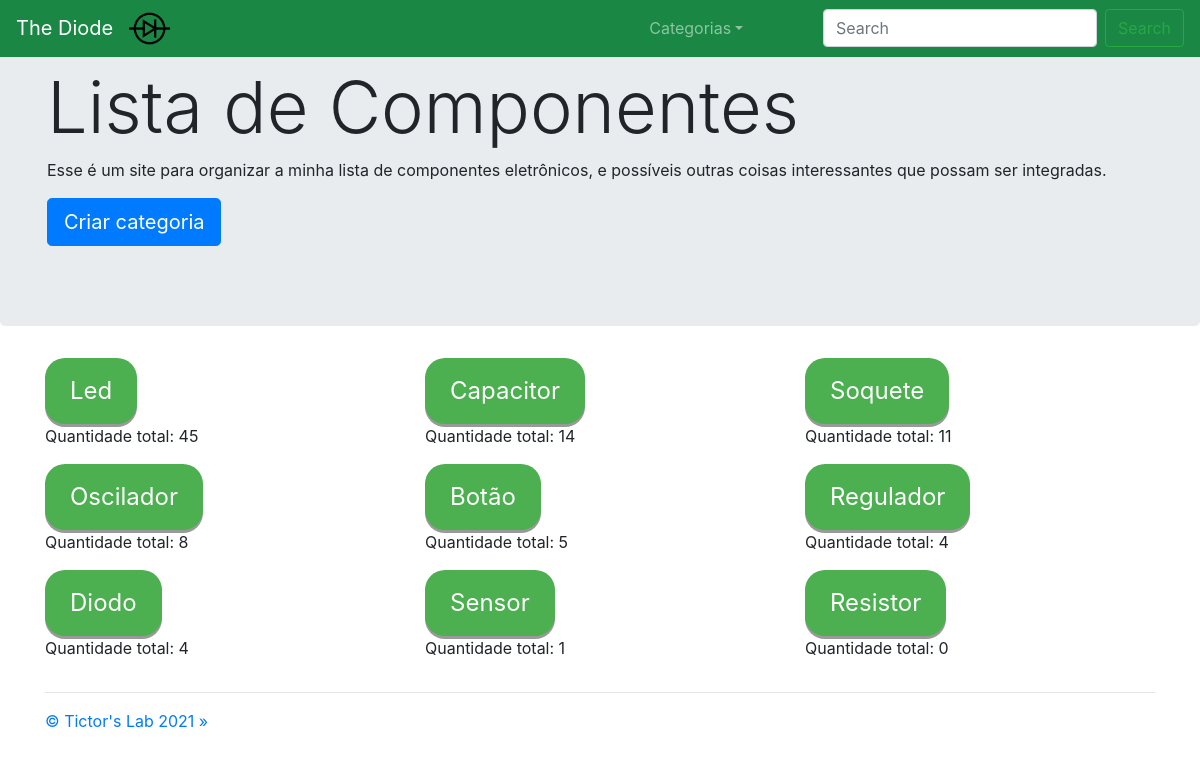
The app's page /, older data.
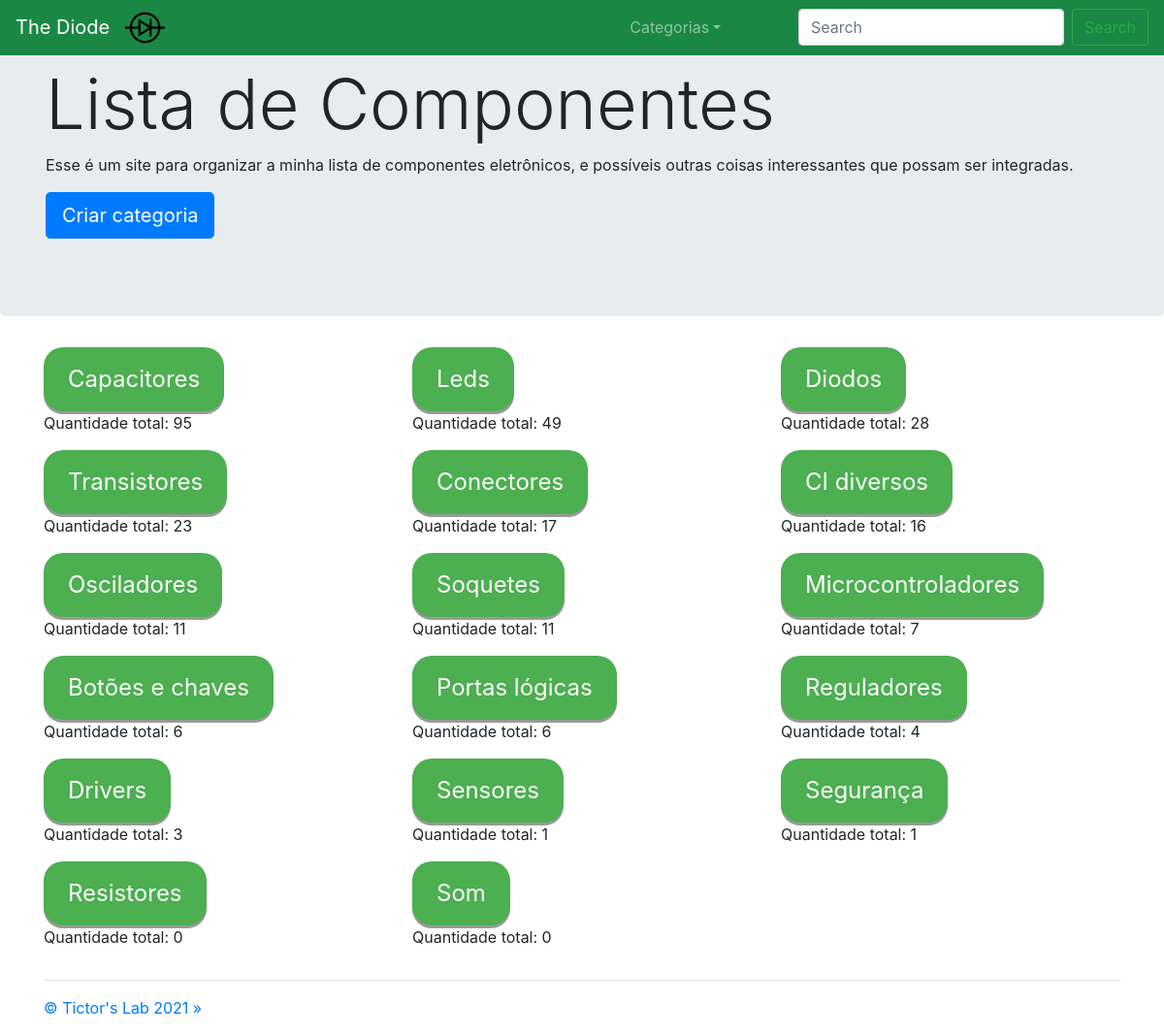
The same page, newer data.
### componente/models.py (models this page shows, shortened)
class Categoria(models.Model):
    nome       = models.CharField(max_length=100, unique=True, null=True)
    quantidade = models.IntegerField(blank=True, null=True)

### core/views.py (the view, shortened to what this page needs)
# urls.py: 2. Add a URL to urlpatterns:  path('', views.home, name='home')
@csrf_exempt
def home(request):
    ip = visitor_ip_address(request)
    print(ip)
    jsonDict = painelDeArmazenamentoModular_json()
    print(jsonDict)
    categorias = Categoria.objects.order_by('-quantidade')
    criar_painel_msg = painelDeArmazenamentoModular_contextMsg(request)
    context = {'categorias':categorias,
               'criar_painel_msg':criar_painel_msg}
    response = render(request, 'core/menu.html', context)
    return response

### core/views.py (called while the page is built, shortened)
def visitor_ip_address(request):
    x_forwarded_for = request.META.get('HTTP_X_FORWARDED_FOR')
    if x_forwarded_for:
        ip = x_forwarded_for.split(',')[0]
    else:
        ip = request.META.get('REMOTE_ADDR')
    return ip

def painelDeArmazenamentoModular_json():
    dictJson = {}
    dictJson["Funcionalidade"] = {}
    return(dictJson)

def painelDeArmazenamentoModular_splitIds(request, cookie_name):
    criar_painel_ids = request.COOKIES.get(cookie_name)
    if (criar_painel_ids != None): criar_painel_num_ids = len(criar_painel_ids.split(","))
    else: criar_painel_num_ids = 0
    return criar_painel_num_ids

def painelDeArmazenamentoModular_contextMsg(request):
    criar_painel_num_ids = painelDeArmazenamentoModular_splitIds(request, "criar_painel_ids")
    if request.COOKIES.get('criar_painel') == "True" and criar_painel_num_ids == 9:
        criar_painel_msg = "todos os componentes selecionados"
    elif request.COOKIES.get('criar_painel') == "True":
        criar_painel_msg = str(criar_painel_num_ids) + " componentes selecionados"
    else:
        criar_painel_msg = 0
    return criar_painel_msg

### core/templates/core/menu.html (shortened to what this page needs)
{% extends 'core/base.html' %}
{% load static %}
{% block content %}
<nav class="navbar navbar-expand-md navbar-dark fixed-top" style="background-color: #1a8844;">
    <a class="navbar-brand" href="../">The Diode</a>
    <div class="collapse navbar-collapse" id="navbarsExampleDefault">
        <ul class="navbar-nav mr-auto">
            <li>
                <img src="{% static 'core/imagens/Diode.png' %}" style="width:8%;">
            </li>
            <li class="nav-item dropdown">
                <a class="nav-link dropdown-toggle" href="#" id="dropdown01" data-toggle="dropdown" aria-haspopup="true"
                    aria-expanded="false">Categorias</a>
            </li>
        </ul>
        <form class="form-inline my-2 my-lg-0" action="/search">
            <input name="q" class="form-control mr-sm-2" type="text" placeholder="Search" aria-label="Search">
            <button class="btn btn-outline-success my-2 my-sm-0" type="submit">Search</button>
        </form>
    </div>
</nav>
<main role="main">
    <div class="jumbotron">
        <div class="container">
            <h1 class="display-3">Lista de Componentes</h1>
            <p>Esse é um site para organizar a minha lista de componentes eletrônicos, e possíveis outras coisas interessantes que possam ser integradas.</p>
        </div>
        <div class="container">
            <p><a class="btn btn-primary btn-lg" href="criar" role="button">Criar categoria</a></p>
        </div>
    </div>
    <div class="container">
        <div class="row">
            {% for categoria in categorias %}
            <div class="col-md-4">
                <button class="categorias" onclick="document.location='{{ categoria.id }}'" role="button">{{ categoria.nome }}</button>
                <p>Quantidade total: {{ categoria.quantidade }}</p>
            </div>
            {% endfor %}
        </div>
        <hr>
    </div>
</main>
<footer class="container">
    <p><a href="http://tictorslab.blogspot.com/" role="button">&copy; Tictor's Lab 2021 &raquo;</a></p>
</footer>
{% endblock %}

### core/templates/core/base.html (shortened to what this page needs)
{% load static %}
<html lang="en">
<head>
    <link rel="stylesheet" href="https://stackpath.bootstrapcdn.com/bootstrap/4.5.0/css/bootstrap.min.css"
>
    </head>
<body>
    {% block content %}
    {% endblock %}
</body>
</html>

### core/templates/core/menu.html (style rules this page uses)
.categorias { display: inline-block; padding: 15px 25px; font-size: 24px; cursor: pointer; text-align: center; text-decoration: none; outline: none; color: #fff; background-color: #4CAF50; border: none; border-radius: 20px; box-shadow: 0 3px #999; }

Row changes from the older to the newer data that the page shows:
changed Categoria: nome "Capacitor" → "Capacitores"; quantidade "14" → "95"; moves up the list
changed Categoria: nome "Led" → "Leds"; quantidade "45" → "49"
changed Categoria: nome "Diodo" → "Diodos"; quantidade "4" → "28"; moves up the list
added Categoria: nome "Transistores", quantidade "23"
added Categoria: nome "Conectores", quantidade "17"
added Categoria: nome "CI diversos", quantidade "16"
changed Categoria: nome "Oscilador" → "Osciladores"; quantidade "8" → "11"; moves down the list
changed Categoria: nome "Soquete" → "Soquetes"
added Categoria: nome "Microcontroladores", quantidade "7"
changed Categoria: nome "Botão" → "Botões e chaves"; quantidade "5" → "6"
added Categoria: nome "Portas lógicas", quantidade "6"
changed Categoria: nome "Regulador" → "Reguladores"
added Categoria: nome "Drivers", quantidade "3"
changed Categoria: nome "Sensor" → "Sensores"
added Categoria: nome "Segurança", quantidade "1"
changed Categoria: nome "Resistor" → "Resistores"
added Categoria: nome "Som", quantidade "0"
